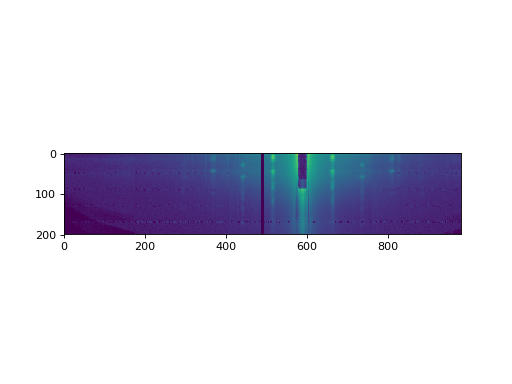

Generate this figure with Python:
import glob
import os
import sys
import numpy as np
import matplotlib.pyplot as plt # for showing image
from skimage import io
import re
import statsmodels.api as sm
from pkg_resources import resource_filename

para_path = resource_filename('unwarp_gisaxs',
                              'example/reflc_n_trans_coef.npz')
#os.chdir('/Users/jiliangliu/Dropbox/GISAXS_code/example/')
q_reflc = np.load(para_path)['q_reflc']
trans_index = (np.load(para_path)['T01'])**.5
reflc = (np.load(para_path)['R01'])**.5

detector_distance = 4.937849
wavelength = 0.9184
ratioDw = 29.27
ct_f =  0.0928039405254*0.9
ct_si = 0.135
k0 = 2*np.pi/wavelength

film_n = 1-(np.radians(ct_f)/2**.5)**2
ambient_n = 1.
alpha_incident = np.array([.12,.14,.16])
alpha_incident = np.radians(alpha_incident)
x0_length=200
#alpha_incident = np.radians(.15)
fitting_portion_model = np.zeros((x0_length,len(alpha_incident)))
x0 = np.linspace(0,.16,x0_length)
import time
t = time.time()

gisaxs_path = resource_filename('unwarp_gisaxs',
                          'example/GISAXS_*')
list1 =      glob.glob(gisaxs_path)
shape_index = (io.imread(list1[0])).shape
ycenter = 686

qz = 2*np.pi*2*np.sin(np.arcsin((ycenter-np.arange(0,1043,1))*172*1e-6/detector_distance)/2)/wavelength
qz = np.flipud(qz)

from unwarp_gisaxs.coefficient_calculation import coefficient_calculation
alpha_incident_eff,qz_r,qz_d,qz_f,reflc_params,trans_params,r_f,t_f,\
fitting_range_model,qz_min,qz_max,range_index_min,range_index_max = \
             coefficient_calculation(x0,alpha_incident,ambient_n,\
                                     film_n,qz,q_reflc,reflc,\
                                     trans_index,k0)

#print np.degrees(alpha_incident),np.degrees(alpha_incident_eff)

qx_dimension = range(shape_index[1])
#skip_qx = np.concatenate([np.arange(180,245),np.arange(485,496)])

def GISAXS_concatenate(alpha_incident,list1,shape_index):
    im = np.zeros((shape_index[0],shape_index[1],len(alpha_incident)))
    for i in range(len(alpha_incident)):
        im[:,:,i] = io.imread(list1[i])
    return im

GISAXS_im = GISAXS_concatenate(alpha_incident,list1,shape_index)

w_initial_path = resource_filename('unwarp_gisaxs',
                          'example/w_initial.npz')
w_initial = np.log(np.load(w_initial_path)['init'])
if w_initial.shape[0] != x0_length:
    from skimage.transform import resize
    w_initial = resize(w_initial,(int(x0_length),int(w_initial.shape[1])))

from unwarp_gisaxs.parallel_SAXS import parallel_SAXS_para_recons
im = parallel_SAXS_para_recons(qx_array=range(shape_index[1]),#skip_qx=skip_qx,\
             alpha_incident=alpha_incident,GISAXS_im=GISAXS_im,\
             x0=x0,fitting_range_model=fitting_range_model,qz_r=qz_r,\
             qz=qz,qz_d=qz_d,qz_f=qz_f,reflc_params=reflc_params,\
             trans_params=trans_params,r_f=r_f,t_f=t_f,qz_min=qz_min,\
             qz_max=qz_max,range_index_min=range_index_min,\
             range_index_max=range_index_max,initial = w_initial, iterations=100)

print(time.time()-t)
fig,ax = plt.subplots()
ax.imshow(np.log(im),vmin=0)
plt.show()
